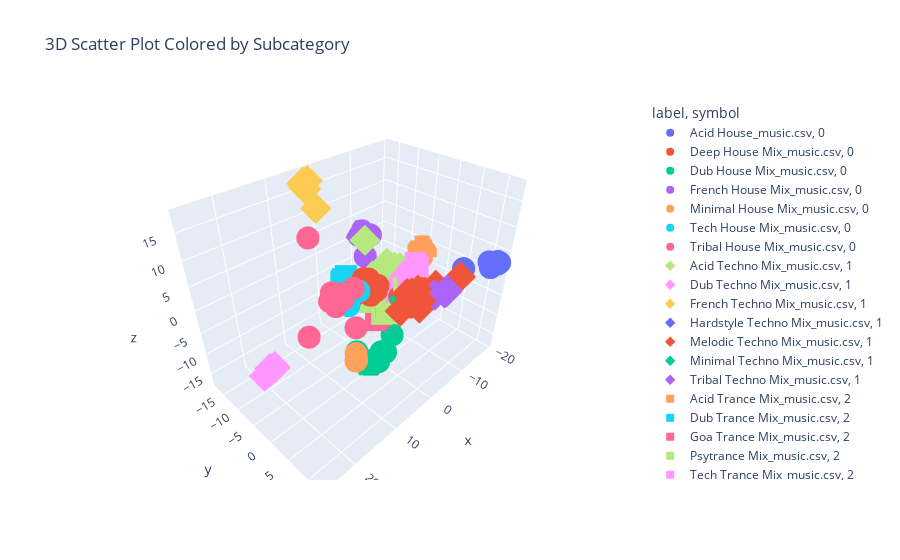

Notebook source saved alongside this figure:
### Code cell
genre_1 = "house"
genre_2 = "techno"
genre_3 = "trance"
genres = [genre_1, genre_2, genre_3]

# # Combine datasets
combined_df = pd.concat([pd.concat(selec_list[genres_names.index(genre_1)]),
                          pd.concat(selec_list[genres_names.index(genre_2)]),
                          pd.concat(selec_list[genres_names.index(genre_3)])])
 
l1 = pd.concat(selec_list[genres_names.index(genre_1)])
l2 = pd.concat(selec_list[genres_names.index(genre_2)])
l3 = pd.concat(selec_list[genres_names.index(genre_3)])


X1 = l1.drop(columns='class')
y1 = l1['class']

X2 = l2.drop(columns='class')
y2 = l2['class']

X3 = l3.drop(columns='class')
y3 = l3['class']


X = [X1,X2,X3]
y = [y1.to_numpy(),y2.to_numpy(),y3.to_numpy()]

print(combined_df.columns)


plot_in_space(X,y,"poly_LDA",10, genres)
#feature_importance_dTree(np.concatenate(X),np.concatenate(y), combined_df)
